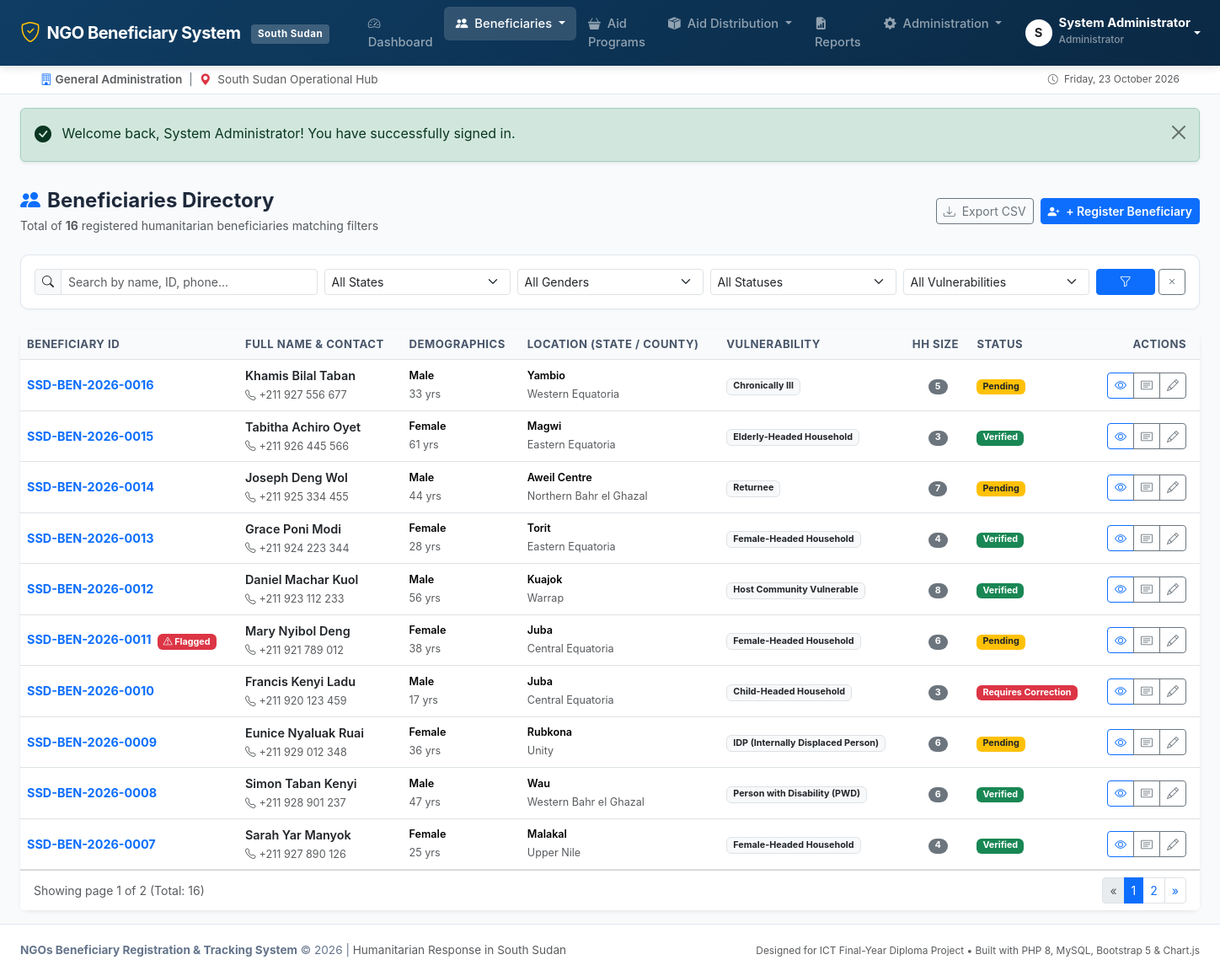
The page /beneficiaries/index.php (signed in) on the database its author committed.
### tables this page shows
CREATE TABLE `beneficiaries` (
  `id` INT AUTO_INCREMENT PRIMARY KEY,
  `beneficiary_id` VARCHAR(50) NOT NULL UNIQUE,
  `full_name` VARCHAR(150) NOT NULL,
  `gender` ENUM('Male', 'Female', 'Other') NOT NULL,
  `date_of_birth` DATE NULL,
  `estimated_age` INT NULL,
  `phone` VARCHAR(40) NULL,
  `id_document_type` VARCHAR(100) NOT NULL DEFAULT 'Chief / Local Recommendation Letter',
  `id_document_number` VARCHAR(100) NULL,
  `state` VARCHAR(100) NOT NULL,
  `county` VARCHAR(100) NOT NULL,
  `payam_boma` VARCHAR(150) NOT NULL,
  `community_camp` VARCHAR(150) NULL,
  `household_size` INT NOT NULL DEFAULT 1,
  `children_under_5` INT NOT NULL DEFAULT 0,
  `elderly_members` INT NOT NULL DEFAULT 0,
  `disabled_members` INT NOT NULL DEFAULT 0,
  `pregnant_lactating` INT NOT NULL DEFAULT 0,
  `vulnerability_category` ENUM(
    'IDP (Internally Displaced Person)',
    'Returnee',
    'Host Community Vulnerable',
    'Female-Headed Household',
    'Child-Headed Household',
    'Elderly-Headed Household',
    'Person with Disability (PWD)',
    'Chronically Ill'
  ) NOT NULL DEFAULT 'Host Community Vulnerable',
  `registration_date` DATE NOT NULL,
  `verification_status` ENUM('Pending', 'Verified', 'Requires Correction', 'Rejected') NOT NULL DEFAULT 'Pending',
  `verified_by` INT NULL,
  `verified_at` DATETIME NULL,
  `verification_notes` TEXT NULL,
  `registered_by` INT NULL,
  `ngo_id` INT NULL,
  `is_duplicate_flag` TINYINT(1) NOT NULL DEFAULT 0,
  `notes` TEXT NULL,
  `created_at` DATETIME NOT NULL DEFAULT CURRENT_TIMESTAMP,
  `updated_at` DATETIME NOT NULL DEFAULT CURRENT_TIMESTAMP ON UPDATE CURRENT_TIMESTAMP,
  INDEX `idx_ben_name` (`full_name`),
  INDEX `idx_ben_location` (`state`, `county`),
  INDEX `idx_ben_status` (`verification_status`),
  CONSTRAINT `fk_ben_verified_by` FOREIGN KEY (`verified_by`) REFERENCES `users` (`id`) ON DELETE SET NULL ON UPDATE CASCADE,
  CONSTRAINT `fk_ben_registered_by` FOREIGN KEY (`registered_by`) REFERENCES `users` (`id`) ON DELETE SET NULL ON UPDATE CASCADE,
  CONSTRAINT `fk_ben_ngo` FOREIGN KEY (`ngo_id`) REFERENCES `ngos` (`id`) ON DELETE SET NULL ON UPDATE CASCADE
);

### includes/auth.php (called while the page is built, shortened)
<?php
require_once __DIR__ . '/functions.php';
function is_logged_in(): bool {
    return !empty($_SESSION['user_id']) && !empty($_SESSION['role']);
}
function has_role($allowed_roles): bool {
    $userRole = $_SESSION['role'] ?? '';
    if (is_array($allowed_roles)) {
        return in_array($userRole, $allowed_roles, true);
    }
    return $userRole === $allowed_roles;
}
        ?>

### includes/functions.php (called while the page is built, shortened)
<?php
function e($value): string {
    return htmlspecialchars((string)($value ?? ''), ENT_QUOTES, 'UTF-8');
}
function sanitize(?string $value): string {
    return trim($value ?? '');
}

### beneficiaries/index.php (the view, shortened to what this page needs)
<?php
require_once __DIR__ . '/../includes/functions.php';
require_once __DIR__ . '/../includes/auth.php';
$db = getDB();
$search       = sanitize($_GET['q'] ?? '');
$where = ["1=1"];
$params = [];
$whereClause = implode(" AND ", $where);
$perPage = 10;
$page = max(1, (int)($_GET['page'] ?? 1));
$offset = ($page - 1) * $perPage;
$countSql = "SELECT COUNT(*) FROM beneficiaries b WHERE {$whereClause}";
$countStmt = $db->prepare($countSql);
$countStmt->execute($params);
$totalRecords = (int)$countStmt->fetchColumn();
$totalPages = ceil($totalRecords / $perPage);
$sql = "
    SELECT b.*, n.acronym as ngo_acronym, u.full_name as registered_by_name
    FROM beneficiaries b
    LEFT JOIN ngos n ON b.ngo_id = n.id
    LEFT JOIN users u ON b.registered_by = u.id
    WHERE {$whereClause}
    ORDER BY b.id DESC
    LIMIT {$perPage} OFFSET {$offset}
";
$stmt = $db->prepare($sql);
$stmt->execute($params);
$beneficiaries = $stmt->fetchAll();
require_once __DIR__ . '/../includes/header.php';
?>
<div class="d-flex justify-content-between align-items-center flex-wrap gap-2 mb-4">
    <div>
        <h4 class="fw-bold mb-1"><i class="bi bi-people-fill text-primary me-2"></i>Beneficiaries Directory</h4>
        <p class="text-muted small mb-0">Total of <strong><?= number_format($totalRecords) ?></strong> registered humanitarian beneficiaries matching filters</p>
    </div>
    <div class="d-flex flex-wrap gap-2">
        <a href="?<?= http_build_query(array_merge($_GET, ['export' => 'csv'])) ?>" class="btn btn-outline-secondary btn-sm">
            <i class="bi bi-download me-1"></i> Export CSV
        </a>
        <?php if (has_role(['admin', 'registration_officer'])): ?>
            <a href="add.php" class="btn btn-primary btn-sm fw-semibold">
                <i class="bi bi-person-plus-fill me-1"></i> + Register Beneficiary
            </a>
        <?php endif; ?>
    </div>
</div>
<div class="card mb-4">
    <div class="card-body p-3">
        <form method="GET" action="index.php" class="row g-2 align-items-center">
            <div class="col-md-3">
                <div class="input-group input-group-sm">
                    <span class="input-group-text bg-light"><i class="bi bi-search"></i></span>
                    <input type="text" name="q" class="form-control" placeholder="Search by name, ID, phone..." value="<?= e($search) ?>">
                </div>
            </div>
            <div class="col-md-2">
                <select name="state" class="form-select form-select-sm">
                    <option value="">All States</option>
                </select>
            </div>
            <div class="col-md-2">
                <select name="gender" class="form-select form-select-sm">
                    <option value="">All Genders</option>
                </select>
            </div>
            <div class="col-md-2">
                <select name="status" class="form-select form-select-sm">
                    <option value="">All Statuses</option>
                </select>
            </div>
            <div class="col-md-2">
                <select name="vulnerability" class="form-select form-select-sm">
                    <option value="">All Vulnerabilities</option>
                </select>
            </div>
            <div class="col-md-1 d-flex gap-1">
                <button type="submit" class="btn btn-primary btn-sm w-100" title="Apply Filters">
                    <i class="bi bi-funnel"></i>
                </button>
                <a href="index.php" class="btn btn-outline-secondary btn-sm" title="Clear Filters">
                    <i class="bi bi-x"></i>
                </a>
            </div>
        </form>
    </div>
</div>
<div class="card shadow-sm border-0">
    <div class="card-body p-0">
        <div class="table-responsive">
            <table class="table table-hover align-middle mb-0">
                <thead>
                    <tr>
                        <th>Beneficiary ID</th>
                        <th>Full Name &amp; Contact</th>
                        <th>Demographics</th>
                        <th>Location (State / County)</th>
                        <th>Vulnerability</th>
                        <th>HH Size</th>
                        <th>Status</th>
                        <th class="text-end pe-3">Actions</th>
                    </tr>
                </thead>
                <tbody>
                    <?php if (empty($beneficiaries)): ?>
                        <tr>
                            <td colspan="8" class="text-center py-5 text-muted">
                                <i class="bi bi-person-x fs-1 d-block mb-2 text-secondary"></i>
                                No beneficiaries matched the current search criteria.
                            </td>
                        </tr>
                    <?php else: ?>
                        <?php foreach ($beneficiaries as $ben): ?>
                            <tr>
                                <td>
                                    <a href="view.php?id=<?= $ben['id'] ?>" class="fw-bold text-decoration-none text-primary">
                                        <?= e($ben['beneficiary_id']) ?>
                                    </a>
                                    <?php if ($ben['is_duplicate_flag']): ?>
                                        <span class="badge bg-danger ms-1" title="Flagged as potential duplicate">
                                            <i class="bi bi-exclamation-triangle"></i> Flagged
                                        </span>
                                    <?php endif; ?>
                                </td>
                                <td>
                                    <div class="fw-semibold text-dark"><?= e($ben['full_name']) ?></div>
                                    <small class="text-muted">
                                        <i class="bi bi-telephone me-1"></i><?= e($ben['phone'] ?: 'No Phone') ?>
                                    </small>
                                </td>
                                <td>
                                    <small class="d-block fw-semibold"><?= e($ben['gender']) ?></small>
                                    <small class="text-muted"><?= $ben['estimated_age'] ? e($ben['estimated_age']) . ' yrs' : format_date($ben['date_of_birth']) ?></small>
                                </td>
                                <td>
                                    <div class="fw-semibold small"><?= e($ben['county']) ?></div>
                                    <small class="text-muted"><?= e($ben['state']) ?></small>
                                </td>
                                <td>
                                    <span class="badge bg-light text-dark border small"><?= e($ben['vulnerability_category']) ?></span>
                                </td>
                                <td class="text-center">
                                    <span class="badge bg-secondary rounded-pill px-2"><?= (int)$ben['household_size'] ?></span>
                                </td>
                                <td>
                                    <?php
                                        $badgeClass = match($ben['verification_status']) {
                                            'Verified' => 'bg-success',
                                            'Pending' => 'bg-warning text-dark',
                                            'Requires Correction' => 'bg-danger',
                                            default => 'bg-secondary'
                                        };
                                    ?>
                                    <span class="badge <?= $badgeClass ?>"><?= e($ben['verification_status']) ?></span>
                                </td>
                                <td class="text-end pe-3">
                                    <div class="btn-group btn-group-sm">
                                        <a href="view.php?id=<?= $ben['id'] ?>" class="btn btn-outline-primary" title="View Profile">
                                            <i class="bi bi-eye"></i>
                                        </a>
                                        <a href="id_card.php?id=<?= $ben['id'] ?>" target="_blank" class="btn btn-outline-secondary" title="Print Beneficiary ID Card">
                                            <i class="bi bi-card-text"></i>
                                        </a>
                                        <?php if (has_role(['admin', 'registration_officer'])): ?>
                                            <a href="edit.php?id=<?= $ben['id'] ?>" class="btn btn-outline-secondary" title="Edit Beneficiary">
                                                <i class="bi bi-pencil"></i>
                                            </a>
                                        <?php endif; ?>
                                    </div>
                                </td>
                            </tr>
                        <?php endforeach; ?>
                    <?php endif; ?>
                </tbody>
            </table>
        </div>
    </div>
    <?php if ($totalPages > 1): ?>
        <div class="card-footer bg-white d-flex justify-content-between align-items-center py-2">
            <small class="text-muted">
                Showing page <?= $page ?> of <?= $totalPages ?> (Total: <?= number_format($totalRecords) ?>)
            </small>
            <nav>
                <ul class="pagination pagination-sm mb-0">
                    <li class="page-item <?= $page <= 1 ? 'disabled' : '' ?>">
                        <a class="page-link" href="?<?= http_build_query(array_merge($_GET, ['page' => $page - 1])) ?>">&laquo;</a>
                    </li>
                    <?php for ($i = max(1, $page - 2); $i <= min($totalPages, $page + 2); $i++): ?>
                        <li class="page-item <?= $page == $i ? 'active' : '' ?>">
                            <a class="page-link" href="?<?= http_build_query(array_merge($_GET, ['page' => $i])) ?>"><?= $i ?></a>
                        </li>
                    <?php endfor; ?>
                    <li class="page-item <?= $page >= $totalPages ? 'disabled' : '' ?>">
                        <a class="page-link" href="?<?= http_build_query(array_merge($_GET, ['page' => $page + 1])) ?>">&raquo;</a>
                    </li>
                </ul>
            </nav>
        </div>
    <?php endif; ?>
</div>
<?php require_once __DIR__ . '/../includes/footer.php'; ?>

### assets/css/style.css (style rules this page uses)
:root { --primary-color: #0f3d64; --primary-dark: #0a2944; --primary-light: #1e588a; --secondary-color: #0d9488; --accent-color: #e11d48; --warning-color: #d97706; --light-bg: #f8fafc; --card-border: #e2e8f0; }
body { font-family: -apple-system, BlinkMacSystemFont, "Segoe UI", Roboto, "Helvetica Neue", Arial, sans-serif; background-color: var(--light-bg); color: #1e293b; min-height: 100vh; display: flex; flex-direction: column; }
.card { border-radius: 10px; border: 1px solid var(--card-border); box-shadow: 0 1px 3px rgba(0, 0, 0, 0.05); transition: box-shadow 0.2s ease-in-out; }
.table th { background-color: #f8fafc; color: #475569; font-size: 0.82rem; font-weight: 700; text-transform: uppercase; letter-spacing: 0.5px; border-top: none; }
.table td { vertical-align: middle; font-size: 0.9rem; }

### rows shown on the page
beneficiaries: beneficiary "SSD-BEN-2026-0016", full_name "Khamis Bilal Taban", phone "+211 927 556 677", gender "Male", estimated_age "33", county "Yambio", state "Western Equatoria", vulnerability_category "Chronically Ill", household_size "5", verification_status "Pending"
beneficiaries: beneficiary "SSD-BEN-2026-0015", full_name "Tabitha Achiro Oyet", phone "+211 926 445 566", gender "Female", estimated_age "61", county "Magwi", state "Eastern Equatoria", vulnerability_category "Elderly-Headed Household", household_size "3", verification_status "Verified"
beneficiaries: beneficiary "SSD-BEN-2026-0014", full_name "Joseph Deng Wol", phone "+211 925 334 455", gender "Male", estimated_age "44", county "Aweil Centre", state "Northern Bahr el Ghazal", vulnerability_category "Returnee", household_size "7", verification_status "Pending"
beneficiaries: beneficiary "SSD-BEN-2026-0013", full_name "Grace Poni Modi", phone "+211 924 223 344", gender "Female", estimated_age "28", county "Torit", state "Eastern Equatoria", vulnerability_category "Female-Headed Household", household_size "4", verification_status "Verified"
beneficiaries: beneficiary "SSD-BEN-2026-0012", full_name "Daniel Machar Kuol", phone "+211 923 112 233", gender "Male", estimated_age "56", county "Kuajok", state "Warrap", vulnerability_category "Host Community Vulnerable", household_size "8", verification_status "Verified"
beneficiaries: beneficiary "SSD-BEN-2026-0011", is_duplicate_flag 1 (drawn), full_name "Mary Nyibol Deng", phone "+211 921 789 012", gender "Female", estimated_age "38", county "Juba", state "Central Equatoria", vulnerability_category "Female-Headed Household", household_size "6", verification_status "Pending"
beneficiaries: beneficiary "SSD-BEN-2026-0010", full_name "Francis Kenyi Ladu", phone "+211 920 123 459", gender "Male", estimated_age "17", county "Juba", state "Central Equatoria", vulnerability_category "Child-Headed Household", household_size "3", verification_status "Requires Correction"
beneficiaries: beneficiary "SSD-BEN-2026-0009", full_name "Eunice Nyaluak Ruai", phone "+211 929 012 348", gender "Female", estimated_age "36", county "Rubkona", state "Unity", vulnerability_category "IDP (Internally Displaced Person)", household_size "6", verification_status "Pending"
beneficiaries: beneficiary "SSD-BEN-2026-0008", full_name "Simon Taban Kenyi", phone "+211 928 901 237", gender "Male", estimated_age "47", county "Wau", state "Western Bahr el Ghazal", vulnerability_category "Person with Disability (PWD)", household_size "6", verification_status "Verified"
beneficiaries: beneficiary "SSD-BEN-2026-0007", full_name "Sarah Yar Manyok", phone "+211 927 890 126", gender "Female", estimated_age "25", county "Malakal", state "Upper Nile", vulnerability_category "Female-Headed Household", household_size "4", verification_status "Verified"

### other values the page prints
substr($currentUser['full_name'], 0, 1) "S"
$currentUser['full_name'] "System Administrator"
ROLES[$currentUser['role']] "Administrator"
$currentUser['ngo_name'] "General Administration"
$msg['message'] "Welcome back, System Administrator! You have successfully signed in."
$totalRecords "16"
$page "1"
$totalPages "2"
